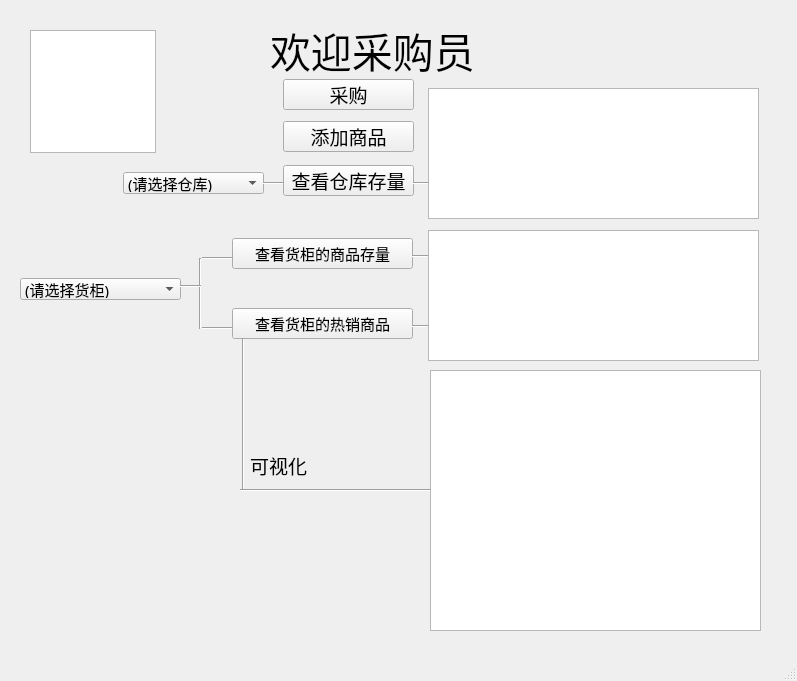
<?xml version="1.0" encoding="UTF-8"?>
<ui version="4.0">
 <class>stock_ui_window</class>
 <widget class="QMainWindow" name="stock_ui_window">
  <property name="geometry">
   <rect>
    <x>0</x>
    <y>0</y>
    <width>797</width>
    <height>681</height>
   </rect>
  </property>
  <property name="windowTitle">
   <string>采购员子界面</string>
  </property>
  <widget class="QWidget" name="centralwidget">
   <widget class="QLabel" name="label">
    <property name="geometry">
     <rect>
      <x>270</x>
      <y>20</y>
      <width>231</width>
      <height>61</height>
     </rect>
    </property>
    <property name="font">
     <font>
      <family>新蒂下午茶体</family>
      <pointsize>31</pointsize>
     </font>
    </property>
    <property name="text">
     <string>欢迎采购员</string>
    </property>
   </widget>
   <widget class="QComboBox" name="comboBox">
    <property name="geometry">
     <rect>
      <x>123</x>
      <y>172</y>
      <width>141</width>
      <height>22</height>
     </rect>
    </property>
    <property name="font">
     <font>
      <family>楷体</family>
      <pointsize>11</pointsize>
     </font>
    </property>
    <item>
     <property name="text">
      <string>(请选择仓库)</string>
     </property>
    </item>
   </widget>
   <widget class="QPushButton" name="seeWareHouseInventory">
    <property name="geometry">
     <rect>
      <x>283</x>
      <y>165</y>
      <width>131</width>
      <height>31</height>
     </rect>
    </property>
    <property name="font">
     <font>
      <family>楷体</family>
      <pointsize>14</pointsize>
     </font>
    </property>
    <property name="text">
     <string>查看仓库存量</string>
    </property>
   </widget>
   <widget class="QPushButton" name="stock">
    <property name="geometry">
     <rect>
      <x>283</x>
      <y>79</y>
      <width>131</width>
      <height>31</height>
     </rect>
    </property>
    <property name="font">
     <font>
      <family>楷体</family>
      <pointsize>14</pointsize>
     </font>
    </property>
    <property name="text">
     <string>采购</string>
    </property>
   </widget>
   <widget class="QPushButton" name="addGood">
    <property name="geometry">
     <rect>
      <x>283</x>
      <y>121</y>
      <width>131</width>
      <height>31</height>
     </rect>
    </property>
    <property name="font">
     <font>
      <family>楷体</family>
      <pointsize>14</pointsize>
     </font>
    </property>
    <property name="text">
     <string>添加商品</string>
    </property>
   </widget>
   <widget class="QTableWidget" name="tableWidget">
    <property name="geometry">
     <rect>
      <x>428</x>
      <y>88</y>
      <width>331</width>
      <height>131</height>
     </rect>
    </property>
   </widget>
   <widget class="Line" name="line">
    <property name="geometry">
     <rect>
      <x>413</x>
      <y>175</y>
      <width>16</width>
      <height>16</height>
     </rect>
    </property>
    <property name="orientation">
     <enum>Qt::Horizontal</enum>
    </property>
   </widget>
   <widget class="Line" name="line_2">
    <property name="geometry">
     <rect>
      <x>263</x>
      <y>175</y>
      <width>21</width>
      <height>16</height>
     </rect>
    </property>
    <property name="orientation">
     <enum>Qt::Horizontal</enum>
    </property>
   </widget>
   <widget class="QComboBox" name="comboBox_2">
    <property name="geometry">
     <rect>
      <x>20</x>
      <y>278</y>
      <width>161</width>
      <height>22</height>
     </rect>
    </property>
    <property name="font">
     <font>
      <family>楷体</family>
      <pointsize>11</pointsize>
     </font>
    </property>
    <item>
     <property name="text">
      <string>(请选择货柜)</string>
     </property>
    </item>
   </widget>
   <widget class="QPushButton" name="seeContainerInventory">
    <property name="geometry">
     <rect>
      <x>232</x>
      <y>238</y>
      <width>181</width>
      <height>31</height>
     </rect>
    </property>
    <property name="font">
     <font>
      <family>楷体</family>
      <pointsize>11</pointsize>
     </font>
    </property>
    <property name="text">
     <string>查看货柜的商品存量</string>
    </property>
   </widget>
   <widget class="Line" name="line_3">
    <property name="geometry">
     <rect>
      <x>202</x>
      <y>248</y>
      <width>31</width>
      <height>20</height>
     </rect>
    </property>
    <property name="orientation">
     <enum>Qt::Horizontal</enum>
    </property>
   </widget>
   <widget class="Line" name="line_4">
    <property name="geometry">
     <rect>
      <x>412</x>
      <y>248</y>
      <width>16</width>
      <height>16</height>
     </rect>
    </property>
    <property name="orientation">
     <enum>Qt::Horizontal</enum>
    </property>
   </widget>
   <widget class="QTableWidget" name="tableWidget_2">
    <property name="geometry">
     <rect>
      <x>428</x>
      <y>230</y>
      <width>331</width>
      <height>131</height>
     </rect>
    </property>
   </widget>
   <widget class="Line" name="line_5">
    <property name="geometry">
     <rect>
      <x>202</x>
      <y>318</y>
      <width>31</width>
      <height>20</height>
     </rect>
    </property>
    <property name="orientation">
     <enum>Qt::Horizontal</enum>
    </property>
   </widget>
   <widget class="QPushButton" name="seeContainerHotGood">
    <property name="geometry">
     <rect>
      <x>232</x>
      <y>308</y>
      <width>181</width>
      <height>31</height>
     </rect>
    </property>
    <property name="font">
     <font>
      <family>楷体</family>
      <pointsize>11</pointsize>
     </font>
    </property>
    <property name="text">
     <string>查看货柜的热销商品</string>
    </property>
   </widget>
   <widget class="Line" name="line_6">
    <property name="geometry">
     <rect>
      <x>412</x>
      <y>318</y>
      <width>16</width>
      <height>16</height>
     </rect>
    </property>
    <property name="orientation">
     <enum>Qt::Horizontal</enum>
    </property>
   </widget>
   <widget class="Line" name="line_7">
    <property name="geometry">
     <rect>
      <x>190</x>
      <y>258</y>
      <width>20</width>
      <height>71</height>
     </rect>
    </property>
    <property name="orientation">
     <enum>Qt::Vertical</enum>
    </property>
   </widget>
   <widget class="Line" name="line_8">
    <property name="geometry">
     <rect>
      <x>180</x>
      <y>278</y>
      <width>21</width>
      <height>16</height>
     </rect>
    </property>
    <property name="orientation">
     <enum>Qt::Horizontal</enum>
    </property>
   </widget>
   <widget class="QGraphicsView" name="graphicsView">
    <property name="geometry">
     <rect>
      <x>430</x>
      <y>370</y>
      <width>331</width>
      <height>261</height>
     </rect>
    </property>
   </widget>
   <widget class="Line" name="line_9">
    <property name="geometry">
     <rect>
      <x>233</x>
      <y>338</y>
      <width>20</width>
      <height>151</height>
     </rect>
    </property>
    <property name="orientation">
     <enum>Qt::Vertical</enum>
    </property>
   </widget>
   <widget class="QLabel" name="label_2">
    <property name="geometry">
     <rect>
      <x>250</x>
      <y>450</y>
      <width>61</width>
      <height>31</height>
     </rect>
    </property>
    <property name="font">
     <font>
      <family>新蒂下午茶体</family>
      <pointsize>14</pointsize>
     </font>
    </property>
    <property name="text">
     <string>可视化</string>
    </property>
   </widget>
   <widget class="Line" name="line_10">
    <property name="geometry">
     <rect>
      <x>240</x>
      <y>480</y>
      <width>191</width>
      <height>20</height>
     </rect>
    </property>
    <property name="orientation">
     <enum>Qt::Horizontal</enum>
    </property>
   </widget>
   <widget class="QGraphicsView" name="graphicsView_2">
    <property name="geometry">
     <rect>
      <x>30</x>
      <y>30</y>
      <width>126</width>
      <height>123</height>
     </rect>
    </property>
   </widget>
  </widget>
  <widget class="QMenuBar" name="menubar">
   <property name="geometry">
    <rect>
     <x>0</x>
     <y>0</y>
     <width>797</width>
     <height>21</height>
    </rect>
   </property>
  </widget>
  <widget class="QStatusBar" name="statusbar"/>
 </widget>
 <resources/>
 <connections/>
</ui>
